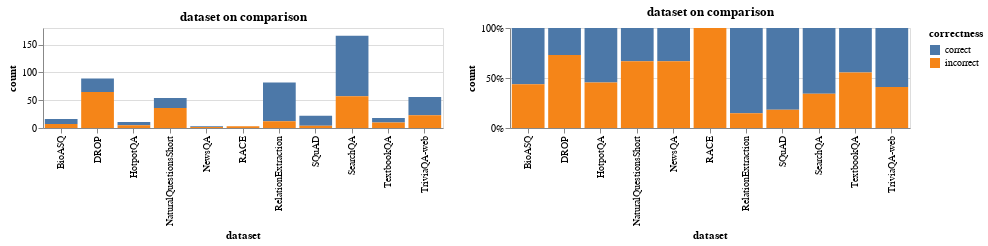

The notebook cell saved with this chart:
### Markdown cell above
## Filtering making some datasets to pop-up

### Code cell
# has_pattern(NOUN or NOUN)
visualize_dataset_attr_on_a_group("comparison")

### Figure 1 — Vega-Lite specification as saved in the notebook (floating-point values rounded to 4 significant figures)
{"$schema": "https://vega.github.io/schema/vega-lite/v3.2.1.json", "config": {"mark": {"tooltip": null}, "view": {"height": 300, "width": 400}}, "datasets": {"data-c67f1d944c30bd4d537f1bd63badeea5": [{"correctness": "correct", "count": 18, "dataset": "SQuAD"}, {"correctness": "correct", "count": 70, "dataset": "RelationExtraction"}, {"correctness": "correct", "count": 24, "dataset": "DROP"}, {"correctness": "correct", "count": 109, "dataset": "SearchQA"}, {"correctness": "correct", "count": 33, "dataset": "TriviaQA-web"}, {"correctness": "correct", "count": 9, "dataset": "BioASQ"}, {"correctness": "correct", "count": 6, "dataset": "HotpotQA"}, {"correctness": "correct", "count": 8, "dataset": "TextbookQA"}, {"correctness": "correct", "count": 18, "dataset": "NaturalQuestionsShort"}, {"correctness": "correct", "count": 1, "dataset": "NewsQA"}, {"correctness": "incorrect", "count": 36, "dataset": "NaturalQuestionsShort"}, {"correctness": "incorrect", "count": 57, "dataset": "SearchQA"}, {"correctness": "incorrect", "count": 4, "dataset": "SQuAD"}, {"correctness": "incorrect", "count": 65, "dataset": "DROP"}, {"correctness": "incorrect", "count": 23, "dataset": "TriviaQA-web"}, {"correctness": "incorrect", "count": 10, "dataset": "TextbookQA"}, {"correctness": "incorrect", "count": 2, "dataset": "NewsQA"}, {"correctness": "incorrect", "count": 7, "dataset": "BioASQ"}, {"correctness": "incorrect", "count": 12, "dataset": "RelationExtraction"}, {"correctness": "incorrect", "count": 3, "dataset": "RACE"}, {"correctness": "incorrect", "count": 5, "dataset": "HotpotQA"}]}, "hconcat": [{"data": {"name": "data-c67f1d944c30bd4d537f1bd63badeea5"}, "encoding": {"color": {"field": "correctness", "scale": {"domain": ["correct", "incorrect"]}, "type": "nominal"}, "tooltip": [{"field": "dataset", "type": "nominal"}, {"field": "count", "type": "quantitative"}, {"field": "correctness", "type": "nominal"}], "x": {"bin": null, "field": "dataset", "type": "nominal"}, "y": {"field": "count", "stack": "zero", "type": "quantitative"}}, "height": 100, "mark": "bar", "title": "dataset on comparison"}, {"data": {"name": "data-c67f1d944c30bd4d537f1bd63badeea5"}, "encoding": {"color": {"field": "correctness", "scale": {"domain": ["correct", "incorrect"]}, "type": "nominal"}, "tooltip": [{"field": "dataset", "type": "nominal"}, {"field": "count", "type": "quantitative"}, {"field": "correctness", "type": "nominal"}], "x": {"bin": null, "field": "dataset", "type": "nominal"}, "y": {"field": "count", "stack": "normalize", "type": "quantitative"}}, "height": 100, "mark": "bar", "title": "dataset on comparison"}]}
